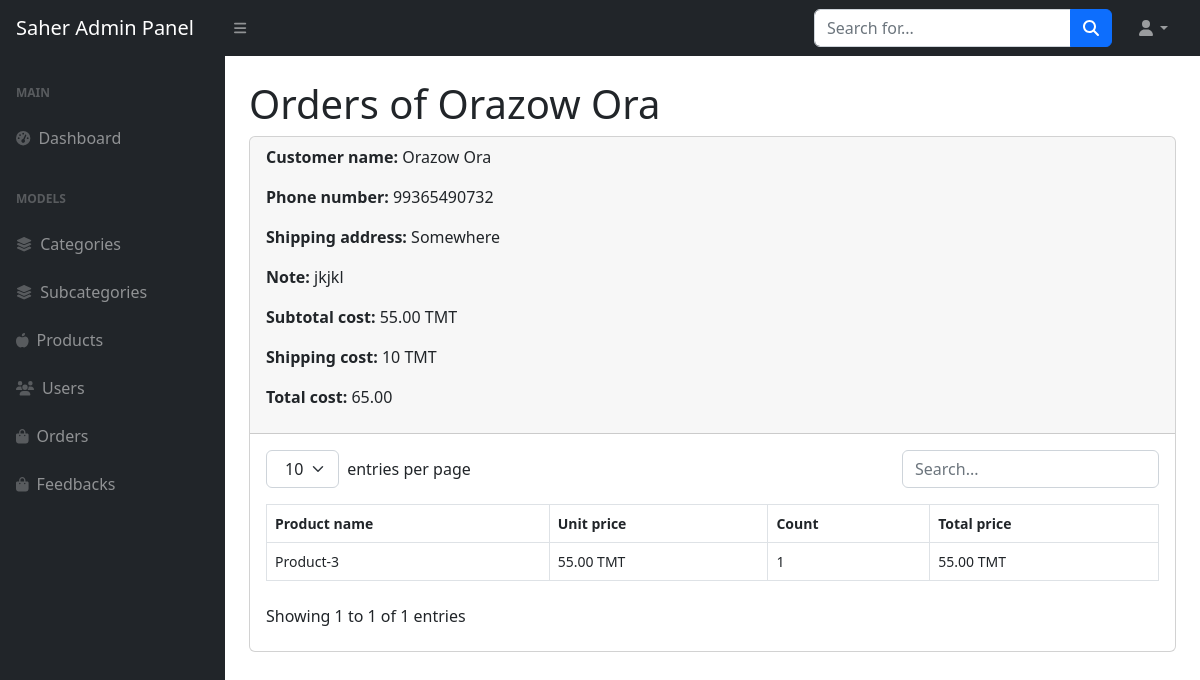
/adminpanel/order_details/4 (signed in), run on the app's committed database.
### orders/models.py (models this page shows)
class Order(models.Model):
    payment_type = models.CharField(max_length=30)
    full_name = models.CharField(max_length=100)
    phone_number = models.CharField(max_length=20)
    address = models.CharField(max_length=200)
    note = models.CharField(max_length=200)
    cart = models.OneToOneField(Cart,on_delete=models.CASCADE)
    status = models.BooleanField(default=False)
    created_at = models.DateTimeField(auto_now_add=True)
    updated_at = models.DateTimeField(auto_now=True)

### cards/models.py (models this page shows, shortened)
class Cart(models.Model):
    user = models.ForeignKey(
        User, on_delete=models.CASCADE, related_name='carts')
    created_at = models.DateTimeField(auto_now_add=True)
    updated_at = models.DateTimeField(auto_now=True)
    status = models.BooleanField(default=False)
    def totalsum(self):
        total = 0
        for i in self.items.all():
            total += i.total_price()
        return total
    def shipping(self):
        if self.totalsum() < 150:
            return 10
        else:
            return 0
    def total_cost(self):
        return self.totalsum() + self.shipping()

class CartItem(models.Model):
    cart = models.ForeignKey(
        Cart, on_delete=models.CASCADE, related_name='items')
    product = models.ForeignKey(
        Product, on_delete=models.CASCADE, related_name='carts')
    quantity = models.PositiveIntegerField(default=0)
    def total_price(self):
        return self.quantity * self.product.price_new

### products/models.py (models this page shows, shortened)
class Product(models.Model):
    name = models.CharField(max_length=50)
    subcategory = models.ForeignKey(
        Subcategory, on_delete=models.CASCADE, related_name='products')
    image = models.ImageField(upload_to='products/')
    price_old = models.DecimalField(
        max_digits=8, decimal_places=2, blank=True, null=True)
    price_new = models.DecimalField(max_digits=8, decimal_places=2)
    desc = models.TextField()
    created_at = models.DateTimeField(auto_now_add=True)
    updated_at = models.DateTimeField(auto_now=True)

### adminpanel/views.py (the view)
# urls.py: path('order_details/<int:i>', views.order_details, name='admin.order_details'),
@login_required(login_url='admin.login')
def order_details(request,i):
    order = Order.objects.get(id=i)
    context = {
        'order':order
    }
    return render(request, 'adminpanel/order_details.html', context)

### Saher_app/context_processors.py (called while the page is built)
def include_categories(request):
    categories = Category.objects.all()
    subcategories = Subcategory.objects.all()
    if request.user.is_authenticated:
        shopping_cart, created =  Cart.objects.get_or_create(user = request.user, status = False)
    else:
        shopping_cart = None
    return {
        'categories': categories,
        'subcategories': subcategories,
        'shopping_cart': shopping_cart,
    }

### adminpanel/templates/adminpanel/order_details.html (shortened to what this page needs)
{% extends 'adminpanel/main.html' %}
{% block main %}
<main>
    <div class="container-fluid px-4">
        <h1 class="mt-4">Orders of {{order.full_name}}</h1>
        <div class="card mb-4">
            <div class="card-header">
                <div>
                    <p> <b>Customer name:</b> {{order.full_name}} <p>
                </div>
                <div>
                    <p> <b>Phone number:</b> {{order.phone_number}} <p>
                </div>
                <div>
                    <p> <b>Shipping address:</b> {{order.address}} <p>
                </div>
                <div>
                    <p> <b>Note:</b> {{order.note}} <p>
                </div>
                <div>
                    <p> <b>Subtotal cost:</b> {{order.cart.totalsum}} TMT<p>
                </div>
                <div>
                    <p> <b>Shipping cost:</b> {{order.cart.shipping}} TMT<p>
                </div>
                <div>
                    <p> <b>Total cost:</b> {{order.cart.total_cost}} <p>
                </div>
            </div>
            <div class="card-body">
                <table id="datatablesSimple">
                    <thead>
                        <tr>
                            <th>Product name</th>
                            <th>Unit price</th>
                            <th>Count</th>
                            <th>Total price</th>
                        </tr>
                    </thead>
                    <tbody>
                        {% for order_item in order.cart.items.all %}
                        <tr>
                            <td>{{order_item.product.name}}</td>
                            <td>{{order_item.product.price_new}} TMT</td>
                            <td>{{order_item.quantity}}</td>
                            <td> {{order_item.total_price}} TMT</td>
                        </tr>
                        {% endfor %}
                    </tbody>
                </table>
            </div>
        </div>
    </div>
</main>
{% endblock main %}

### data on the page
Order: full_name "Orazow Ora", phone_number "99365490732", address "Somewhere", note "jkjkl", cart.totalsum "55.00", cart.shipping "10", cart.total_cost "65.00"
CartItem: product.name "Product-3", product.price_new "55.00", quantity "1", total_price "55.00"
